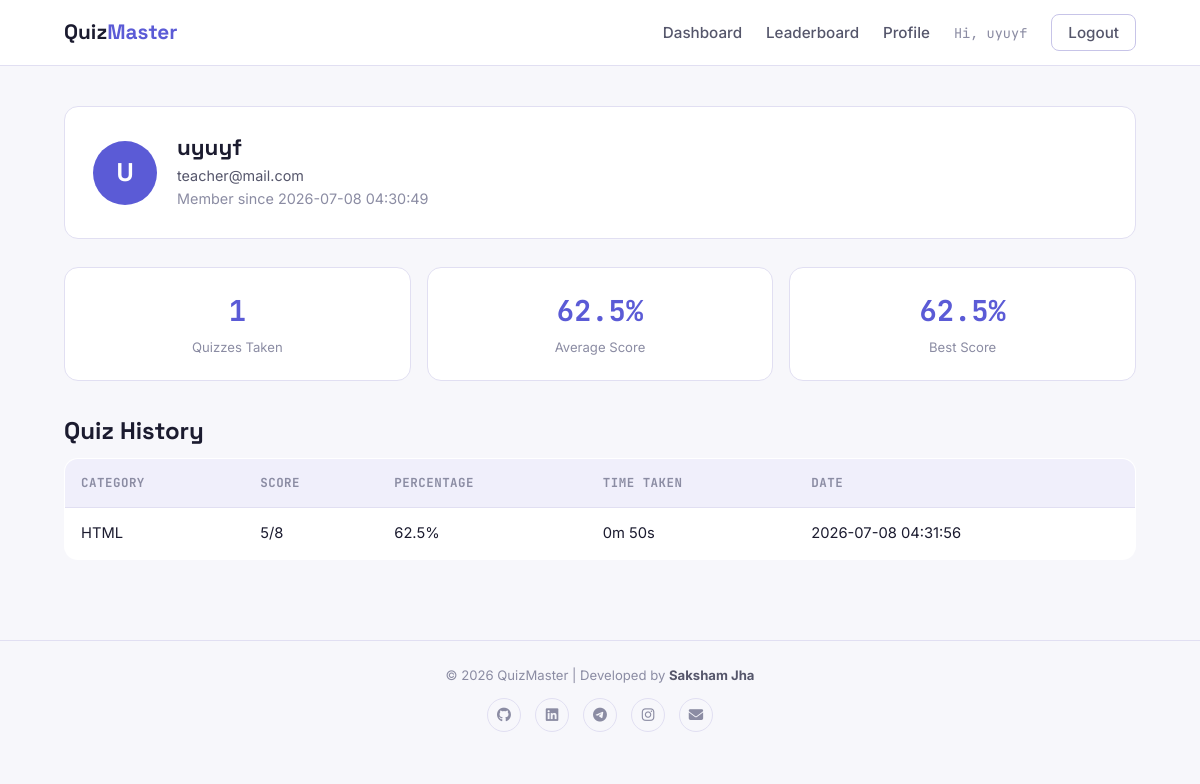
Screenshot of /profile (signed in) with the database file from the repository.
### tables this page shows
CREATE TABLE users (
            id INTEGER PRIMARY KEY AUTOINCREMENT,
            username TEXT UNIQUE NOT NULL,
            email TEXT UNIQUE NOT NULL,
            password_hash TEXT NOT NULL,
            is_admin INTEGER NOT NULL DEFAULT 0,
            created_at TEXT NOT NULL DEFAULT (datetime('now'))
        );

CREATE TABLE results (
            id INTEGER PRIMARY KEY AUTOINCREMENT,
            user_id INTEGER NOT NULL,
            category TEXT NOT NULL,
            score INTEGER NOT NULL,
            total_questions INTEGER NOT NULL,
            time_taken INTEGER NOT NULL DEFAULT 0,
            date_taken TEXT NOT NULL DEFAULT (datetime('now')),
            FOREIGN KEY (user_id) REFERENCES users (id) ON DELETE CASCADE
        );

### app.py (the view)
@app.route("/profile")
@login_required
def profile():
    user = current_user()
    results = models.get_user_results(session["user_id"])
    stats = models.get_user_stats(session["user_id"])
    return render_template("profile.html", user=user, results=results, stats=stats)

### app.py (called while the page is built)
def login_required(view):
    @functools.wraps(view)
    def wrapped(*args, **kwargs):
        if "user_id" not in session:
            flash("Please log in to continue.", "error")
            return redirect(url_for("login"))
        return view(*args, **kwargs)
    return wrapped

def current_user():
    if "user_id" in session:
        return models.get_user_by_id(session["user_id"])
    return None

@app.context_processor
def inject_user():
    return {"logged_in_user": current_user(), "categories_list": CATEGORIES}

### database.py (called while the page is built)
def get_db_connection():
    conn = sqlite3.connect(DB_NAME)
    conn.row_factory = sqlite3.Row
    conn.execute("PRAGMA foreign_keys = ON")
    return conn

### models.py (called while the page is built)
def get_user_by_id(user_id):
    conn = get_db_connection()
    user = conn.execute(
        "SELECT * FROM users WHERE id = ?", (user_id,)
    ).fetchone()
    conn.close()
    return user

def get_user_results(user_id):
    conn = get_db_connection()
    rows = conn.execute(
        "SELECT * FROM results WHERE user_id = ? ORDER BY date_taken DESC",
        (user_id,),
    ).fetchall()
    conn.close()
    return rows

def get_user_stats(user_id):
    conn = get_db_connection()
    row = conn.execute(
        "SELECT COUNT(*) AS attempts, "
        "COALESCE(AVG(score * 100.0 / total_questions), 0) AS avg_percent, "
        "COALESCE(MAX(score * 100.0 / total_questions), 0) AS best_percent "
        "FROM results WHERE user_id = ?",
        (user_id,),
    ).fetchone()
    conn.close()
    return row

### templates/profile.html (shortened to what this page needs)
{% extends "base.html" %}
{% block content %}
<section class="profile-section">
    <div class="profile-card">
        <div class="profile-avatar">{{ user.username[0] | upper }}</div>
        <div>
            <h1>{{ user.username }}</h1>
            <p>{{ user.email }}</p>
            <p class="muted">Member since {{ user.created_at }}</p>
        </div>
    </div>
    <div class="stats-row">
        <div class="stat-box">
            <span class="stat-value">{{ stats.attempts }}</span>
            <span class="stat-label">Quizzes Taken</span>
        </div>
        <div class="stat-box">
            <span class="stat-value">{{ stats.avg_percent | round(1) }}%</span>
            <span class="stat-label">Average Score</span>
        </div>
        <div class="stat-box">
            <span class="stat-value">{{ stats.best_percent | round(1) }}%</span>
            <span class="stat-label">Best Score</span>
        </div>
    </div>
    <h2>Quiz History</h2>
    {% if results %}
    <table class="leaderboard-table">
        <thead>
            <tr>
                <th>Category</th>
                <th>Score</th>
                <th>Percentage</th>
                <th>Time Taken</th>
                <th>Date</th>
            </tr>
        </thead>
        <tbody>
            {% for r in results %}
            <tr>
                <td>{{ r.category }}</td>
                <td>{{ r.score }}/{{ r.total_questions }}</td>
                <td>{{ ((r.score / r.total_questions) * 100) | round(1) }}%</td>
                <td>{{ (r.time_taken // 60) }}m {{ (r.time_taken % 60) }}s</td>
                <td>{{ r.date_taken }}</td>
            </tr>
            {% endfor %}
        </tbody>
    </table>
    {% else %}
    <p class="empty-state">You haven't taken any quizzes yet. <a href="{{ url_for('dashboard') }}">Start one now &rarr;</a></p>
    {% endif %}
</section>
{% endblock %}

### templates/base.html (shortened to what this page needs)
<!DOCTYPE html>
<html lang="en">
<head>
<link rel="stylesheet" href="https://cdnjs.cloudflare.com/ajax/libs/font-awesome/6.6.0/css/all.min.css">
<link rel="stylesheet" href="{{ url_for('static', filename='css/style.css') }}">
</head>
<body>
<nav class="navbar">
    <div class="nav-container">
        <a href="{{ url_for('index') }}" class="brand">Quiz<span>Master</span></a>
        <ul class="nav-links" id="navLinks">
            {% if logged_in_user %}
                {% if logged_in_user.is_admin %}
                    <li><a href="{{ url_for('admin_dashboard') }}">Admin Panel</a></li>
                {% else %}
                    <li><a href="{{ url_for('dashboard') }}">Dashboard</a></li>
                    <li><a href="{{ url_for('leaderboard') }}">Leaderboard</a></li>
                    <li><a href="{{ url_for('profile') }}">Profile</a></li>
                {% endif %}
                <li><span class="nav-user">Hi, {{ logged_in_user.username }}</span></li>
                <li><a href="{{ url_for('logout') }}" class="btn-nav-logout">Logout</a></li>
            {% else %}
                <li><a href="{{ url_for('login') }}">Login</a></li>
                <li><a href="{{ url_for('register') }}" class="btn-nav-cta">Sign Up</a></li>
            {% endif %}
        </ul>
    </div>
</nav>
<main class="page-content">
    {% block content %}{% endblock %}
</main>
<footer class="site-footer">
    <p>&copy; 2026 QuizMaster | Developed by <strong>Saksham Jha</strong></p>
    <div class="social-icons">
        <a href="https://github.com/Saksham9934" target="_blank" title="GitHub">
            <i class="fab fa-github"></i>
        </a>
        <a href="https://www.linkedin.com/in/saksham-jha-141623275/" target="_blank" title="LinkedIn">
            <i class="fab fa-linkedin"></i>
        </a>
        <a href="https://t.me/Saksham9934" target="_blank" title="Telegram">
            <i class="fab fa-telegram"></i>
        </a>
        <a href="https://www.instagram.com/sakshamjha3027/" target="_blank" title="Instagram">
            <i class="fab fa-instagram"></i>
        </a>
        <a href="mailto:sakshamjha3027@gmail.com" title="Email">
            <i class="fas fa-envelope"></i>
        </a>
    </div>
</footer>
</body>
</html>

### static/css/style.css (style rules this page uses)
:root { --bg: #F7F7FB; --surface: #FFFFFF; --surface-alt: #F0EFFB; --ink: #1B1B2F; --ink-soft: #55566B; --ink-faint: #8B8CA3; --primary: #5B5BD6; --primary-dark: #4444B0; --primary-light: #EDEBFF; --success: #1FAE7A; --success-light: #E4F7EE; --danger: #E4572E; --danger-light: #FCE8E1; --border: #E1DFF2; --border-strong: #C7C4E8; --font-display: 'Space Grotesk', 'Segoe UI', sans-serif; --font-body: 'Inter', 'Segoe UI', sans-serif; --font-mono: 'JetBrains Mono', 'Courier New', monospace; --radius: 14px; --radius-sm: 8px; --shadow: 0 4px 16px rgba(27, 27, 47, 0.06); --shadow-lift: 0 12px 32px rgba(27, 27, 47, 0.12); }
* { box-sizing: border-box; }
html { scroll-behavior: smooth; }
body { margin: 0; font-family: var(--font-body); background: var(--bg); color: var(--ink); line-height: 1.6; -webkit-font-smoothing: antialiased; }
h1, h2, h3, h4 { font-family: var(--font-display); color: var(--ink); margin: 0 0 0.5em; line-height: 1.2; }
p { margin: 0 0 1em; color: var(--ink-soft); }
a { color: var(--primary); text-decoration: none; }
.page-content { max-width: 1120px; margin: 0 auto; padding: 40px 24px 80px; min-height: 70vh; }
.navbar { background: var(--surface); border-bottom: 1px solid var(--border); position: sticky; top: 0; z-index: 50; }
.nav-container { max-width: 1120px; margin: 0 auto; padding: 16px 24px; display: flex; align-items: center; justify-content: space-between; }
.brand { font-family: var(--font-display); font-weight: 700; font-size: 1.3rem; color: var(--ink); }
.brand span { color: var(--primary); }
.nav-links { list-style: none; display: flex; align-items: center; gap: 24px; margin: 0; padding: 0; }
.nav-links a { color: var(--ink-soft); font-weight: 500; font-size: 0.95rem; }
.nav-user { font-family: var(--font-mono); font-size: 0.85rem; color: var(--ink-faint); }
.btn-nav-logout { border: 1px solid var(--border-strong); padding: 8px 16px; border-radius: var(--radius-sm); color: var(--ink-soft) !important; }
.stats-row { display: grid; grid-template-columns: repeat(auto-fit, minmax(140px, 1fr)); gap: 16px; margin-bottom: 36px; }
.stat-box { background: var(--surface); border: 1px solid var(--border); border-radius: var(--radius); padding: 20px; text-align: center; }
.stat-value { display: block; font-family: var(--font-mono); font-size: 1.8rem; font-weight: 700; color: var(--primary); }
.stat-label { font-size: 0.82rem; color: var(--ink-faint); }
.leaderboard-table { width: 100%; border-collapse: collapse; background: var(--surface); border: 1px solid var(--border); border-radius: var(--radius); overflow: hidden; }
.leaderboard-table th, .leaderboard-table td { text-align: left; padding: 14px 16px; border-bottom: 1px solid var(--border); font-size: 0.92rem; }
.leaderboard-table th { background: var(--surface-alt); font-family: var(--font-mono); font-size: 0.78rem; text-transform: uppercase; letter-spacing: 0.04em; color: var(--ink-faint); }
.leaderboard-table tr:last-child td { border-bottom: none; }
.profile-card { display: flex; align-items: center; gap: 20px; background: var(--surface); border: 1px solid var(--border); border-radius: var(--radius); padding: 28px; margin-bottom: 28px; }
.profile-avatar { width: 64px; height: 64px; border-radius: 50%; background: var(--primary); color: #fff; display: flex; align-items: center; justify-content: center; font-family: var(--font-display); font-size: 1.6rem; font-weight: 700; flex-shrink: 0; }
.profile-card h1 { font-size: 1.4rem; margin-bottom: 2px; }
.profile-card p { margin: 0; font-size: 0.9rem; }
.muted { color: var(--ink-faint); font-size: 0.8rem; }
.site-footer { text-align: center; padding: 24px; color: var(--ink-faint); font-size: 0.82rem; border-top: 1px solid var(--border); }
.site-footer p { margin: 0 0 12px; color: inherit; }
.site-footer strong { color: var(--ink-soft); }
.social-icons { display: flex; justify-content: center; gap: 14px; }
.social-icons a { width: 34px; height: 34px; display: flex; align-items: center; justify-content: center; border-radius: 50%; border: 1.5px solid var(--border); color: var(--ink-faint); font-size: 0.9rem; transition: all 0.15s ease; }

### rows the page displays
users: username "uyuyf", username "U", email "teacher@mail.com", created_at "2026-07-08 04:30:49"
results: category "HTML", score "5", total_questions "8", ((r.score/r.total_questions)*100)|round(1) "62.5", time_taken "0", (r.time_taken%60) "50", date_taken "2026-07-08 04:31:56"

### other values shown
{{ stats.attempts }} "1"
{{ stats.avg_percent | round(1) }} "62.5"
{{ stats.best_percent | round(1) }} "62.5"
